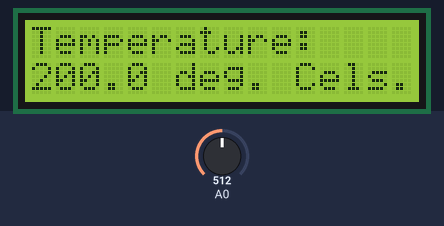
Bench run of a sketch on a simulated Arduino Uno, built with avr-gcc and run on an emulated ATmega328P. On the bench: 16×2 character LCD. The test bench sets the inputs (shaded band); at power-on: A0 = 512.

Above: at 1.2 s.
1.3 s: A0 set to 716
At 1.9 s:
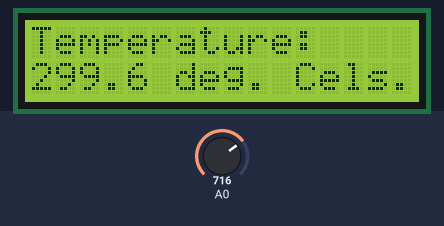
2.8 s: A0 set to 900
At 3.8 s:
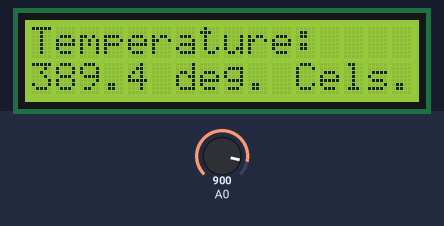
4.3 s: A0 set to 1023
At 4.6 s:
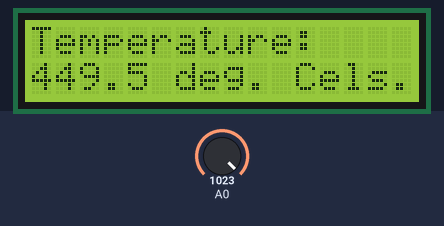
Timing chart, 0 to 7.3 s (numbered marks = the images above; inputs shaded):
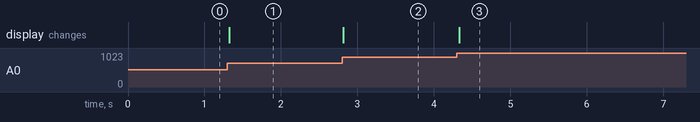

Measured:
- after the input at 1.3 s, the display: changes at once (image 1)
- after the input at 2.8 s, the display: changes at once (image 2)
- after the input at 4.3 s, the display: changes at once (image 3)

The sketch:

code.ino
```cpp
// LCD library
#include <LiquidCrystal.h>

// LCD object
LiquidCrystal lcd(12, 11, 5, 4, 3, 2);

double scaledTempRead; 	// scaled thermal sensor read
double tempWrite; 		// temperature for display


void setup() {
  lcd.begin(16, 2);			// LCD init
  }
void loop() {
  scaledTempRead = 5 * analogRead(A0) / 1024.0;
  tempWrite = (scaledTempRead-0.5)*100;
  lcd.setCursor(0,0);
  lcd.print("Temperature:");
  lcd.setCursor(0,1);
  lcd.print(tempWrite);
  lcd.setCursor(5,1);
  lcd.print(" deg. Cels.");
}
```
